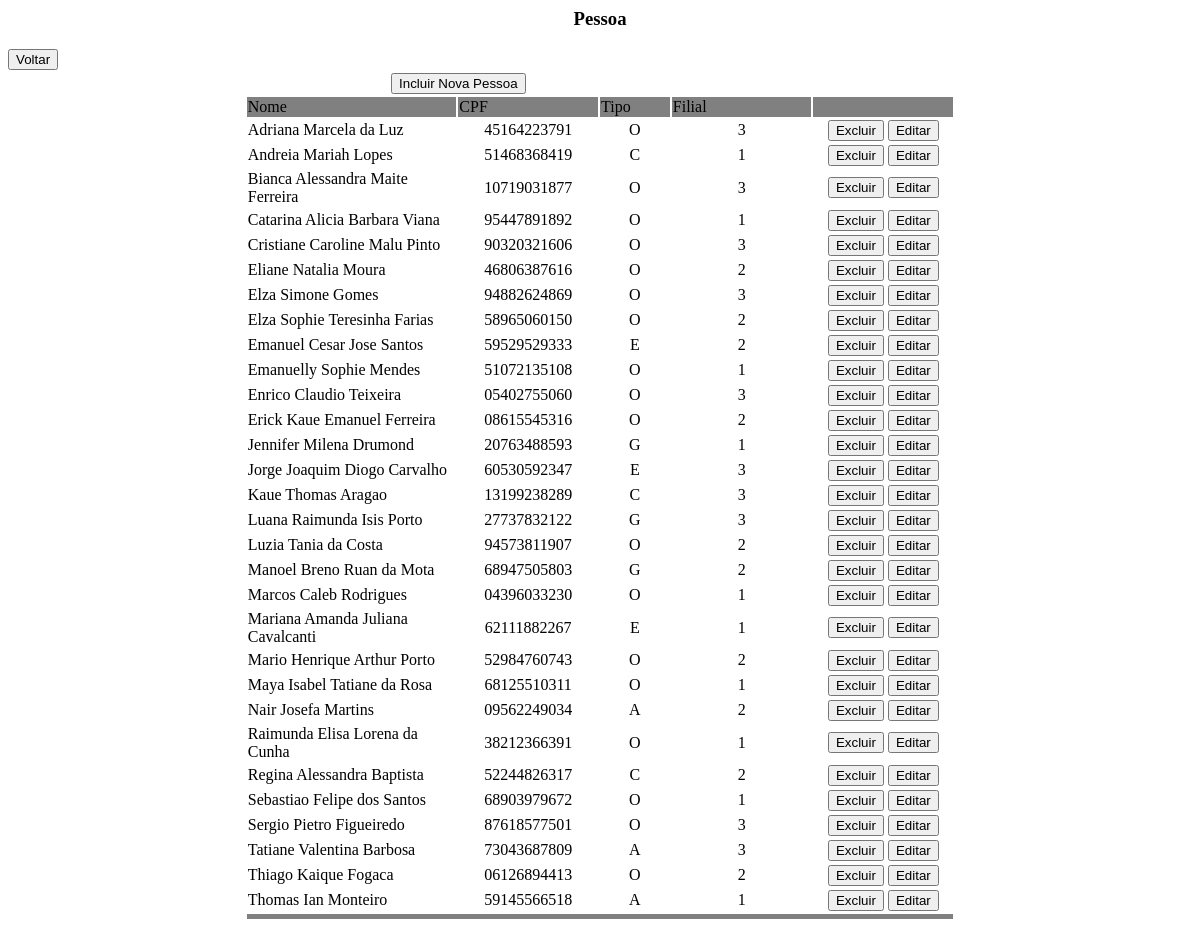
Page /listar_pessoa.php on the earlier database version.
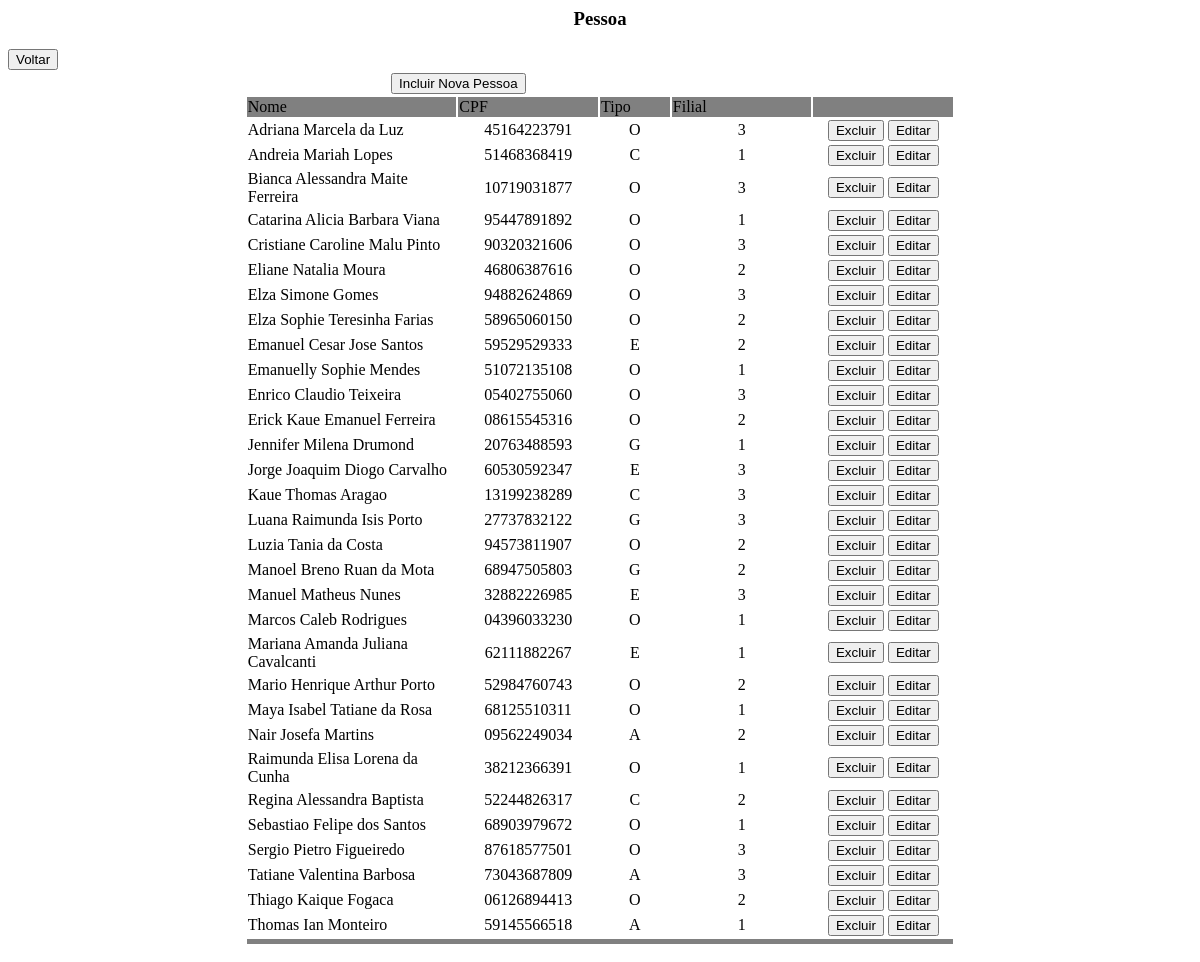
Same page on the later database version.
### tables this page shows
CREATE TABLE Pessoa (
    idPessoa		INT				NOT NULL AUTO_INCREMENT,
    cpf  			VARCHAR(11)		NOT NULL,
    nome 			VARCHAR(100) 	NOT NULL,
    tipo			CHAR(1)			NOT NULL,
    cnh				CHAR(14)		NULL,
    idFilial		INT				NOT NULL,
    CONSTRAINT pk_pessoa PRIMARY KEY (idPessoa),
	CONSTRAINT uk_cpf UNIQUE (cpf),
    CONSTRAINT uk_cnh UNIQUE (cnh),
	CONSTRAINT ck_tipo CHECK (tipo='A' OR tipo='C' OR tipo='G' OR tipo='E' OR tipo='O')
);

### listar_pessoa.php (the view, shortened to what this page needs)
<html>
<head>
</head>
<body>
    <center>
        <h3>Pessoa</h3>
    </center>
    <form name="form1" method="POST" action="form_incluir_pessoa.php">
        <input type="button" value="Voltar" onclick="location.href='index.php'">
        <table border="0" align="center" width="60%">
            <?php
            include("./config.php");
            $con = mysqli_connect($host, $login, $senha, $bd);
            $sql = "SELECT * FROM pessoa ORDER BY nome";
            $tabela = mysqli_query($con, $sql);
            if (mysqli_num_rows($tabela) == 0) {
            ?>
                <tr>
                    <td align="center">Nao ha nenhuma pessoa cadastrada.</td>
                </tr>
                <tr>
                    <td align="center"><input type="submit" value="incluir Pessoa"></td>
                </tr>
            <?php
            } else {
            ?>
                <tr>
                    <td colspan="3" align="center"><input type="submit" value="Incluir Nova Pessoa"></td>
                </tr>
                <tr bgcolor="grey">
                    <td width="30%">Nome</td>
                    <td width="20%">CPF</td>
                    <td width="10%">Tipo</td>
                    <td width="20%">Filial</td>
                    <td width="30%"></td>
                </tr>
                <?php
                while ($dados = mysqli_fetch_row($tabela)) {
                ?>
                    <tr>
                        <td><?php echo $dados[2]; ?></td>
                        <td align="center"><?php echo $dados[1]; ?></td>
                        <td align="center"><?php echo $dados[3]; ?></td>
                        <td align="center"><?php echo $dados[5]; ?></td>
                        <td align="center">
                            <input type="button" value="Excluir" onclick="location.href='excluir_pessoa.php?idPessoa=<?php echo $dados[0]; ?>'">
                            <input type="button" value="Editar" onclick="location.href='form_incluir_pessoa.php?idPessoa=<?php echo $dados[0]; ?>'">
                        </td>
                    </tr>
                <?php
                }
                ?>
                <tr bgcolor="grey">
                    <td colspan="5" height="5"></td>
                </tr>
            <?php
            }
            ?>
        </table>
    </form>
</body>
</html>

Differences in the rows shown:
added pessoa: nome "Manuel Matheus Nunes", cpf "32882226985", tipo "E", idFilial "3"
